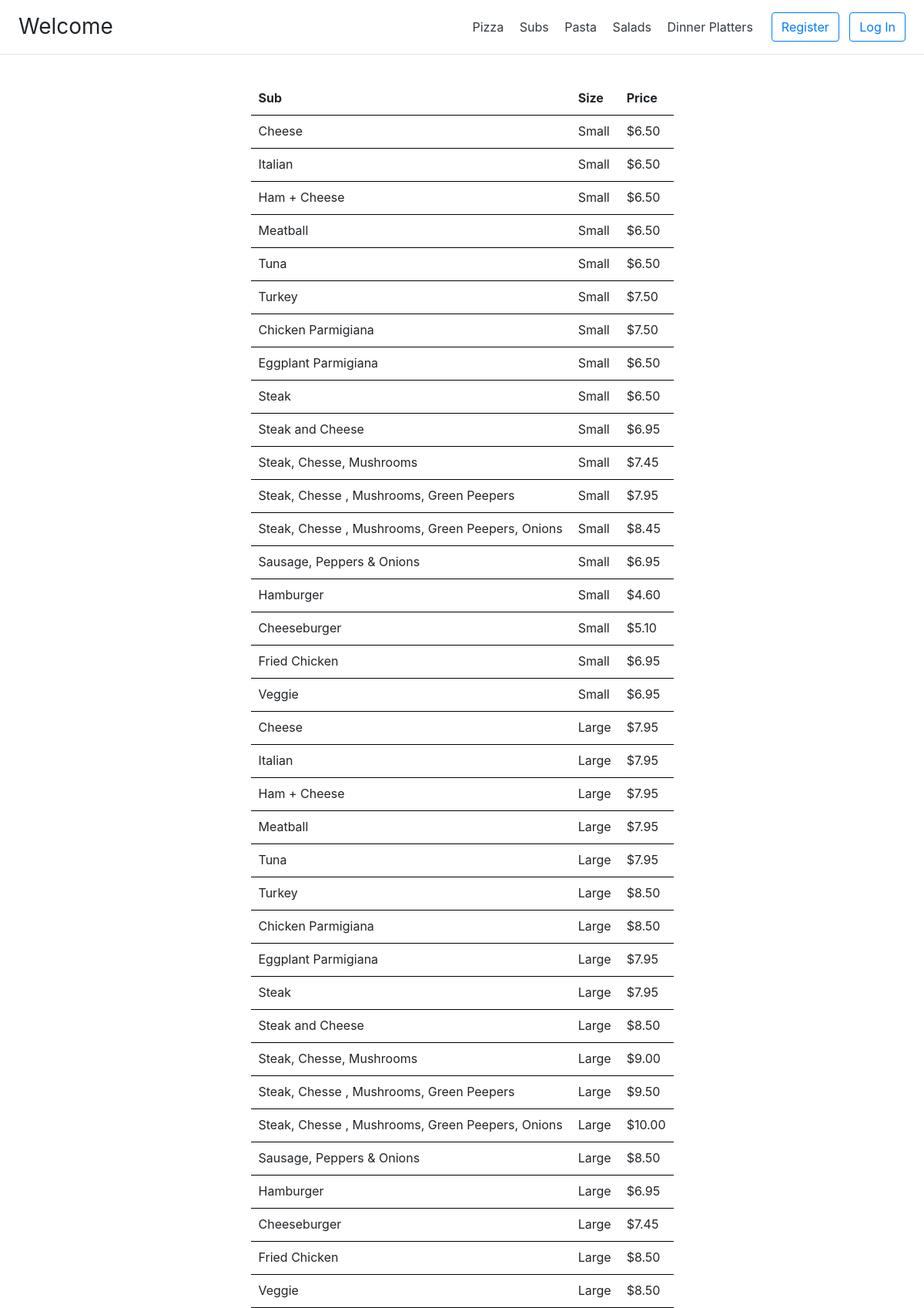
/menu/subs, run on the app's committed database.
### orders/models.py (models this page shows, shortened)
class SubPrice(models.Model):
    classification = models.CharField(max_length=30)
    size = models.CharField(max_length=10)
    price = models.DecimalField(max_digits=6, decimal_places=2)
    class Meta:
        verbose_name_plural = "Sub Price"

### orders/views.py (the view)
# urls.py: path("menu/subs", views.subs, name="subs"),
def subs(request):
    route = "orders/subs.html"
    sub_menu = SubPrice.objects.all()
    context = {"sub_menu": sub_menu}
    return auth_view(route, context, request)

### orders/views.py (called while the page is built)
def auth_view(route, context, request):
    context['user'] = request.user
    if request.user.is_authenticated:
        base_template = "orders/layoutAuth.html"
        context["base_template"] = base_template
        user_profile = UserProfile.objects.get(customer=request.user)
        print(f"----------------> {user_profile}")
        return render(request, route, context)
    base_template = "orders/layout.html"
    context["base_template"] = base_template
    print(request.user)  # PRINT AnonymousUser
    return render(request, route, context)

### orders/templates/orders/subs.html (shortened to what this page needs)
{% extends base_template %}
{% load static %}
{% block extra %} <link rel="stylesheet" href="{% static 'orders/main.css' %}"/> {% endblock %}
{% block body %}
<div class="container">
    <div class="row">
        <div class="col" align="center">
            <table>
                <thead>
                    <tr>
                        <th scope="col">Sub</th>
                        <th scope="col">Size</th>
                        <th scope="col">Price</th>
                    </tr>
                </thead>
                <tbody>
                    {% for menu in sub_menu %}
                    <tr>
                        <td>{{menu.classification}}</td>
                        <td>{{menu.size}} </td>
                        <td> ${{menu.price}} </td>
                    </tr>
                    {% endfor %}
                </tbody>
            </table>
        </div>
    </div>
</div>
{% endblock %}

### orders/static/orders/main.css (style rules this page uses)
table { border-collapse: separate; border-spacing: 0; margin-top: 20px; }
th { text-align: left; font-weight: bold; border-bottom: 1px solid #000; }
th, td { padding: 8px 10px 10px; line-height: inherit; border-bottom: 1px solid #000; }
th { vertical-align: bottom }
td { vertical-align: top }

### data on the page
SubPrice: classification "Cheese", size "Small", price "6.50"
SubPrice: classification "Italian", size "Small", price "6.50"
SubPrice: classification "Ham + Cheese", size "Small", price "6.50"
SubPrice: classification "Meatball", size "Small", price "6.50"
SubPrice: classification "Tuna", size "Small", price "6.50"
SubPrice: classification "Turkey", size "Small", price "7.50"
SubPrice: classification "Chicken Parmigiana", size "Small", price "7.50"
SubPrice: classification "Eggplant Parmigiana", size "Small", price "6.50"
SubPrice: classification "Steak", size "Small", price "6.50"
SubPrice: classification "Steak and Cheese", size "Small", price "6.95"
SubPrice: classification "Steak, Chesse, Mushrooms", size "Small", price "7.45"
SubPrice: classification "Steak, Chesse , Mushrooms, Green Peepers", size "Small", price "7.95"
SubPrice: classification "Steak, Chesse , Mushrooms, Green Peepers, Onions", size "Small", price "8.45"
SubPrice: classification "Sausage, Peppers & Onions", size "Small", price "6.95"
SubPrice: classification "Hamburger", size "Small", price "4.60"
SubPrice: classification "Cheeseburger", size "Small", price "5.10"
SubPrice: classification "Fried Chicken", size "Small", price "6.95"
SubPrice: classification "Veggie", size "Small", price "6.95"
SubPrice: classification "Cheese", size "Large", price "7.95"
SubPrice: classification "Italian", size "Large", price "7.95"
SubPrice: classification "Ham + Cheese", size "Large", price "7.95"
SubPrice: classification "Meatball", size "Large", price "7.95"
SubPrice: classification "Tuna", size "Large", price "7.95"
SubPrice: classification "Turkey", size "Large", price "8.50"
SubPrice: classification "Chicken Parmigiana", size "Large", price "8.50"
SubPrice: classification "Eggplant Parmigiana", size "Large", price "7.95"
SubPrice: classification "Steak", size "Large", price "7.95"
SubPrice: classification "Steak and Cheese", size "Large", price "8.50"
SubPrice: classification "Steak, Chesse, Mushrooms", size "Large", price "9.00"
SubPrice: classification "Steak, Chesse , Mushrooms, Green Peepers", size "Large", price "9.50"
SubPrice: classification "Steak, Chesse , Mushrooms, Green Peepers, Onions", size "Large", price "10.00"
SubPrice: classification "Sausage, Peppers & Onions", size "Large", price "8.50"
SubPrice: classification "Hamburger", size "Large", price "6.95"
SubPrice: classification "Cheeseburger", size "Large", price "7.45"
SubPrice: classification "Fried Chicken", size "Large", price "8.50"
SubPrice: classification "Veggie", size "Large", price "8.50"
